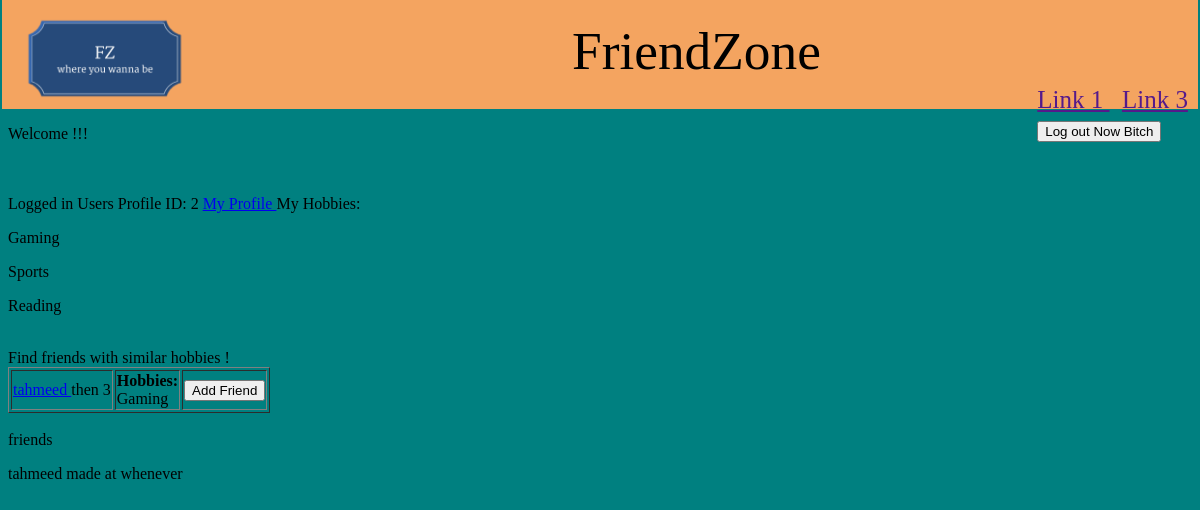
Screenshot of /index/ (signed in) with the database file from the repository.
### FriendZoneApp/models.py (models this page shows)
class UserProfileModel(models.Model):
    user = models.OneToOneField(User, on_delete=models.CASCADE)
    first_name = models.CharField(max_length = 254)
    last_name = models.CharField(max_length = 254)
    gender = models.CharField(max_length = 1, choices = (('M', 'Male'), ('f', 'Female')), blank = True)
    age = models.PositiveIntegerField(blank = True, null = True)
    image = models.ImageField(default = 'default.jpg', upload_to='media/profile_images', blank = True)
    dob = models.DateField(blank = True, null = True)
    email = models.EmailField(blank = True)
    hobby = models.ManyToManyField(Hobby, blank = True)
    friend = models.ManyToManyField('self', blank = True)
    def __str__(self):
        return self.user.username
    class Meta:
        verbose_name = 'Profile'
        verbose_name_plural = 'Profiles'

class Hobby(models.Model):
    hobby = models.CharField(max_length= 20, choices = (('Gaming', 'Gaming'), ('Sports', 'Sports'),
    ('Reading', 'Reading'), ('Hiking', 'Hiking'), ('Cycling', 'Cycling'), ('Photography', 'Photography'),
    ('Modelling', 'Modelling')), blank = True)

### FriendZoneApp/views.py (the view)
# urls.py: path('index/', views.index, name='index'),
def index(request):
    user = request.user
    userProfile = UserProfileModel.objects.get(user = user)
    userHobbies = userProfile.hobby
    otherUserProfiles = UserProfileModel.objects.exclude(user = request.user)
    similarUsers = []
    for a in otherUserProfiles:
        theirHobbies = a.hobby
        for aH in theirHobbies.all():
            for uH in userHobbies.all():
                if aH==uH:
                    similarUsers.append(a)
    copySimUsers = similarUsers[:]
    userFriends = userProfile.friend
    context = {
        'loggedInUser' : user,
        'userProfile' : userProfile,
        'similarUsers' : similarUsers,
        'oUP' : otherUserProfiles,
        'userFriends' : userFriends
    }
    return render(request, 'FriendZoneApp/index.html', context)

### FriendZoneApp/templates/FriendZoneApp/index.html
{% extends "FriendZoneApp/header.html" %}
{% block content %}
    {% if loggedin %}
        <table>
            <tr>
                <td>
                    {% if profile.image %}
                        <img></img>
                    {% else %}
                        <img></img>
                    {% endif %}
                </td>
                <td>
                </td>
            </tr>
        </table>
    {% else %}
        <br>
        <br>
    {% endif %}
        Logged in Users Profile ID: {{ userProfile.id }}
        <a href="/profile/{{ userProfile.id }}"> My Profile </a>
        My Hobbies:
        {% for userHobs in userProfile.hobby.all %}
        <p> {{ userHobs.hobby }} </p>
        {% endfor %}
        <br/>
        <div class = "main">
        Find friends with similar hobbies !
        <table border="solid">
        {% for member in similarUsers %}
            <tr>
                <td> <a href="/profile/{{ member.id }}"> {{ member }} </a> then {{ member.id }} </td>
                <td><b>Hobbies: </b><br/>
                    {% for h in member.hobby.all %}
                        {{ h.hobby }} <br/>
                    {% endfor %}
                </td>
                <td> <a href= "/addFriend/{{ userProfile.id }}/{{ member.id }}" > <button> Add Friend </button> </a> </td>
            </tr>
        {% endfor %}
        </table>
        </div>
        <br/>
        friends <br/>
        {% for friends in userFriends.all %}
        <p> {{ friends }} made at whenever </p>
        {% endfor %}
{% endblock %}

### rows the page displays
UserProfileModel: id "2"
Hobby: hobby "Gaming"
Hobby: hobby "Sports"
Hobby: hobby "Reading"
UserProfileModel: user.username "tahmeed", id "3"
